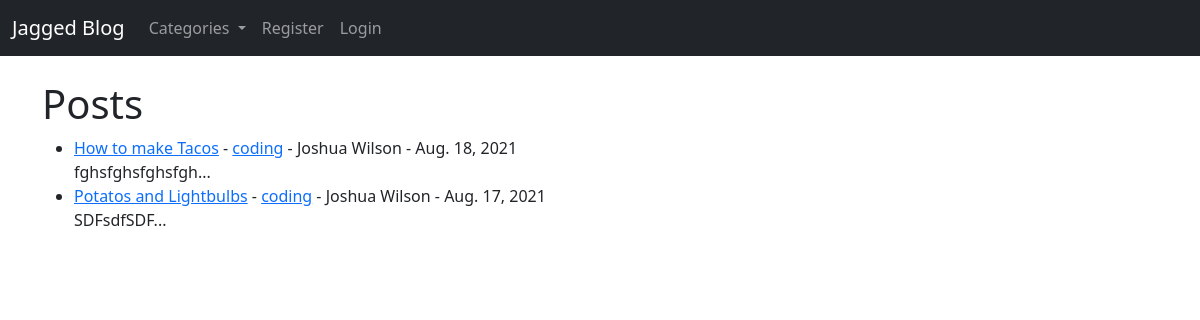
The page / on the database its author committed.
### blogapp/models.py (models this page shows, shortened)
class Post(models.Model):
  title = models.CharField(max_length=255)
  header_image = models.ImageField(null=True, blank=True, upload_to="images/")
  title_tag = models.CharField(max_length=255)
  author = models.ForeignKey(User, on_delete=models.CASCADE)
  body = RichTextField(blank=True, null=True)
  date_created = models.DateField(auto_now_add=True)
  category = models.CharField(max_length=255, default='blogging')
  snippet = models.CharField(max_length=255)
  likes = models.ManyToManyField(User, related_name='blog_posts')

### blogapp/views.py (the view)
# urls.py: path('', HomeView.as_view(), name='home'),
class HomeView(ListView):
  model = Post
  template_name = 'home.html'
  ordering = ['-date_created']

### blogapp/context_processors.py (called while the page is built)
def extras(request):
  category_menu = Category.objects.all()
  return {'category_menu': category_menu}

### blogapp/models.py (called while the page is built)
  def __str__(self):
    return self.name

### blogapp/templates/home.html (shortened to what this page needs)
{% extends 'base.html' %}
{% block content %}
<h1>Posts</h1>
<ul>
  {% for post in object_list %}
    <li><a href="{% url 'article-detail' post.pk %}">{{ post.title }}<a/>
      - <a href="{% url 'category' post.category|slugify %}">{{ post.category }}</a>
      - {{ post.author.first_name }} {{ post.author.last_name }}
      - {{ post.date_created }}
      <br />
    {{ post.snippet }}...</li>
  {% endfor %}
</ul>
{% endblock %}

### rows shown on the page
Post: title "How to make Tacos", category "coding", author.first_name "Joshua", author.last_name "Wilson", date_created "Aug. 18, 2021", snippet "fghsfghsfghsfgh"
Post: title "Potatos and Lightbulbs", category "coding", author.first_name "Joshua", author.last_name "Wilson", date_created "Aug. 17, 2021", snippet "SDFsdfSDF"
